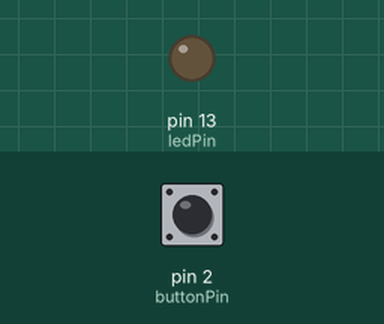
Simulated run of this sketch. Board: Arduino Uno, built with avr-gcc and run on an emulated ATmega328P. On the bench: output pins drawn as LEDs (lit = HIGH). The test bench sets the inputs (shaded band); at power-on: pin 2 (buttonPin) LOW.

Above: at 1.2 s.
1.3 s: pin 2 (buttonPin) pulled HIGH for 0.15 s
At 1.37 s:
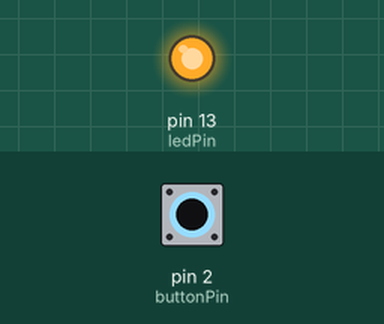
2.9 s: pin 2 (buttonPin) pulled HIGH for 3.2 s
At 7.5 s:
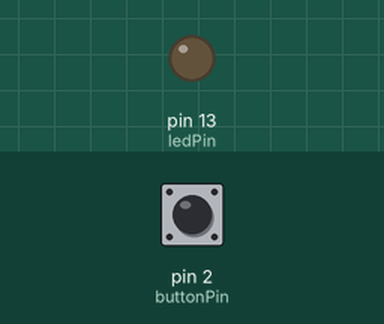
Timing chart, 0 to 9.0 s (numbered marks = the images above; inputs shaded):
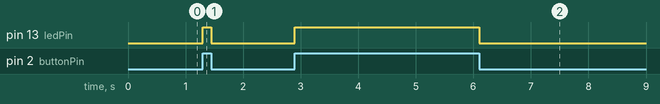

The sketch:

ArduinoLab2.ino
```cpp
const int buttonPin = 2;     // 定義按鍵與 LED 的腳位，按鍵接在 pin2, 而 LED 接在 pin13。
const int ledPin =  13;
int buttonState = 0;         // 讀取按鍵的狀態並保存到 buttonState 變數裏。
void setup()
{
  pinMode(ledPin, OUTPUT);   // 宣告 ledPin 為 output pin。
  pinMode(buttonPin, INPUT);
}
void loop()
{
 buttonState = digitalRead(buttonPin);   // 讀取 buttonPin腳位數值，無論是高還是低。
 if (buttonState == HIGH)                // 按下按鍵時要打開 LED 燈號，放開按鍵時要關閉 LED 燈號，因此，假如 buttonState 為 HIGH，代表按鍵狀態是按下(pressed)的，此時要打開 LED，反之，假如 buttonState 為 LOW，代表按鍵狀態是放開的，此時要關閉 LED。
  digitalWrite(ledPin, HIGH);            // 開燈。
 else                                    // 只需改變 HIGH或 LOW就可將開燈及關燈邏輯反轉。
  digitalWrite(ledPin, LOW);             // 關燈。
}
/*
實驗目的：使用按鍵 (PushButton)控制 LED 燈號的開關，當按鍵被按下時打開 LED 燈號，按鍵放開時關閉 LED 燈號。
材料：Arduino 主板 x 1、LED x 1、PushButton 或 Switch 開關 x 1、10K 電阻 x 1、麵包板 x 1及單心線 x N。
接線：1.把 LED 接到 pin13，長腳(陽極)接到 pin13，短腳(陰極)接到 GND。
      2.PushButton 一支腳接到 +5V。
      3.pin2 接到 Pushbutton 的另一支腳，同一支腳位接一個 10K 電阻連到 GND。
*/
```

Measured:
- after the input at 1.3 s, pin 13 (ledPin): LOW → HIGH at once, → LOW 0.15 s later
- after the input at 2.9 s, pin 13 (ledPin): LOW → HIGH at once, → LOW 3.2 s later
